Frame 1 (no input): blank canvas, image omitted
Frame 60 (no input): blank canvas, image omitted
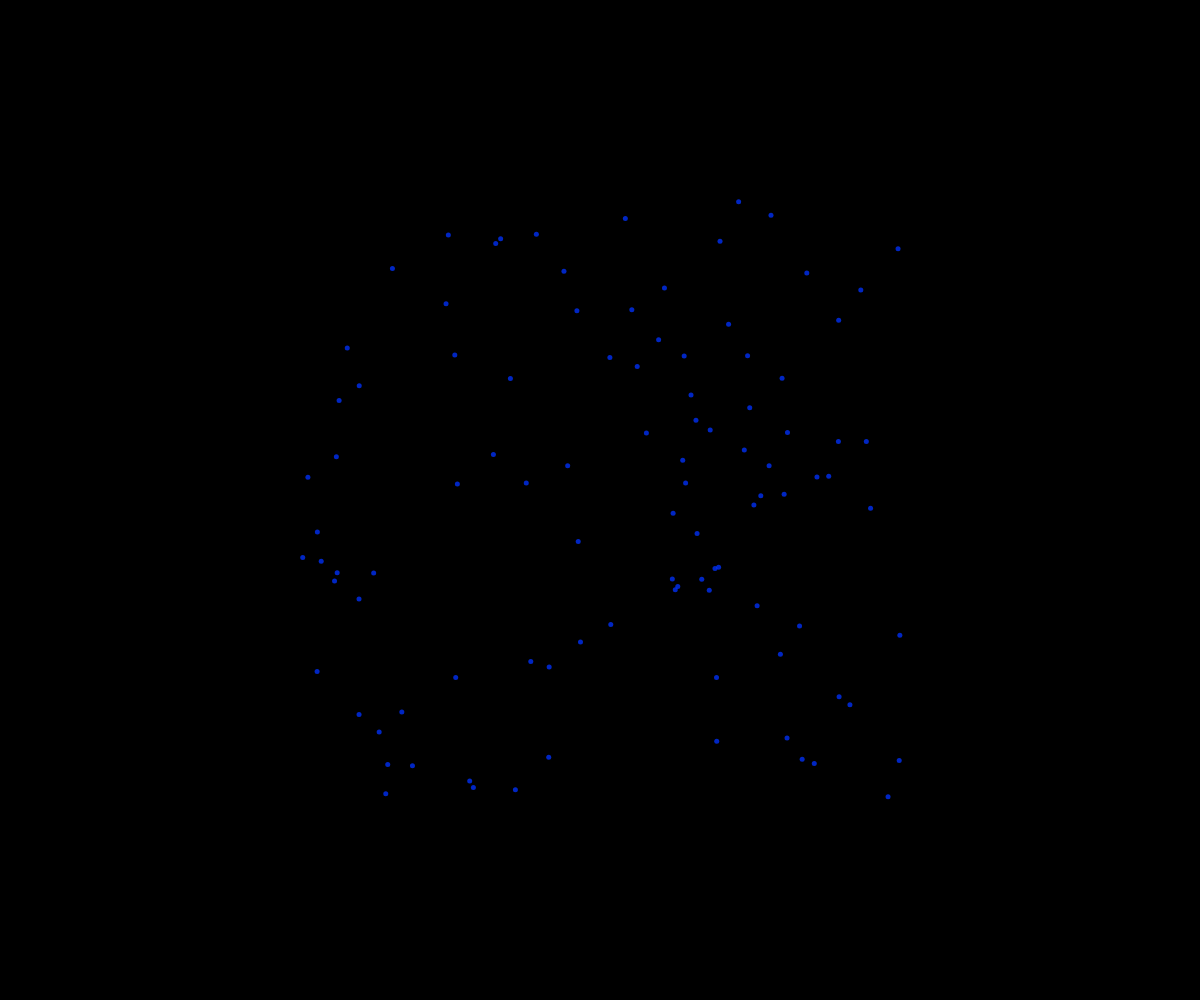
Frame 120 (the mouse pressed at the canvas centre since frame 60)

The p5.js sketch whose frames 1 and 60 were blank and that drew this single picture after the mouse press (run headless with seeded random() and noise() and a simulated clock; from frame 60 on, the mouse is pressed at the canvas centre):

// p5.js sketch
// ── sketch.js
// Firework OOP demo

const NUMBER_OF_FIREWORK_PER_CLICK = 100;

class Particle {
  constructor(x, y) {
    this.x = x;
    this.y = y;
    this.size = 5;
    this.dx = random(-5, 5);
    this.dy = random(-5, 5);
    this.r = 0;
    this.g = 50;
    this.b = 255;
    this.opacity = 255;
  }

  display() {
    noStroke();
    fill(this.r, this.g, this.b, this.opacity);
    circle(this.x, this.y, this.size);
  }

  update() {
    //move the particle
    this.x += this.dx;
    this.y += this.dy;

    //fade away over time
    this.opacity--;
  }

  isDead() {
    return this.opacity <= 0;
  }
}

let theFireworks = [];

function setup() {
  createCanvas(windowWidth, windowHeight);
}

function draw() {
  background("black");
  
  for (let firework of theFireworks) {
    if (firework.isDead()) {
      //delete it
      let index = theFireworks.indexOf(firework);
      theFireworks.splice(index, 1);
    }
    else {
      //move and displayit
      firework.update();
      firework.display();
    }
  }
}

function mousePressed() {
  for (let i = 0; i < NUMBER_OF_FIREWORK_PER_CLICK; i++) {
    let someFirework = new Particle(mouseX, mouseY);
    theFireworks.push(someFirework);
  }
}
